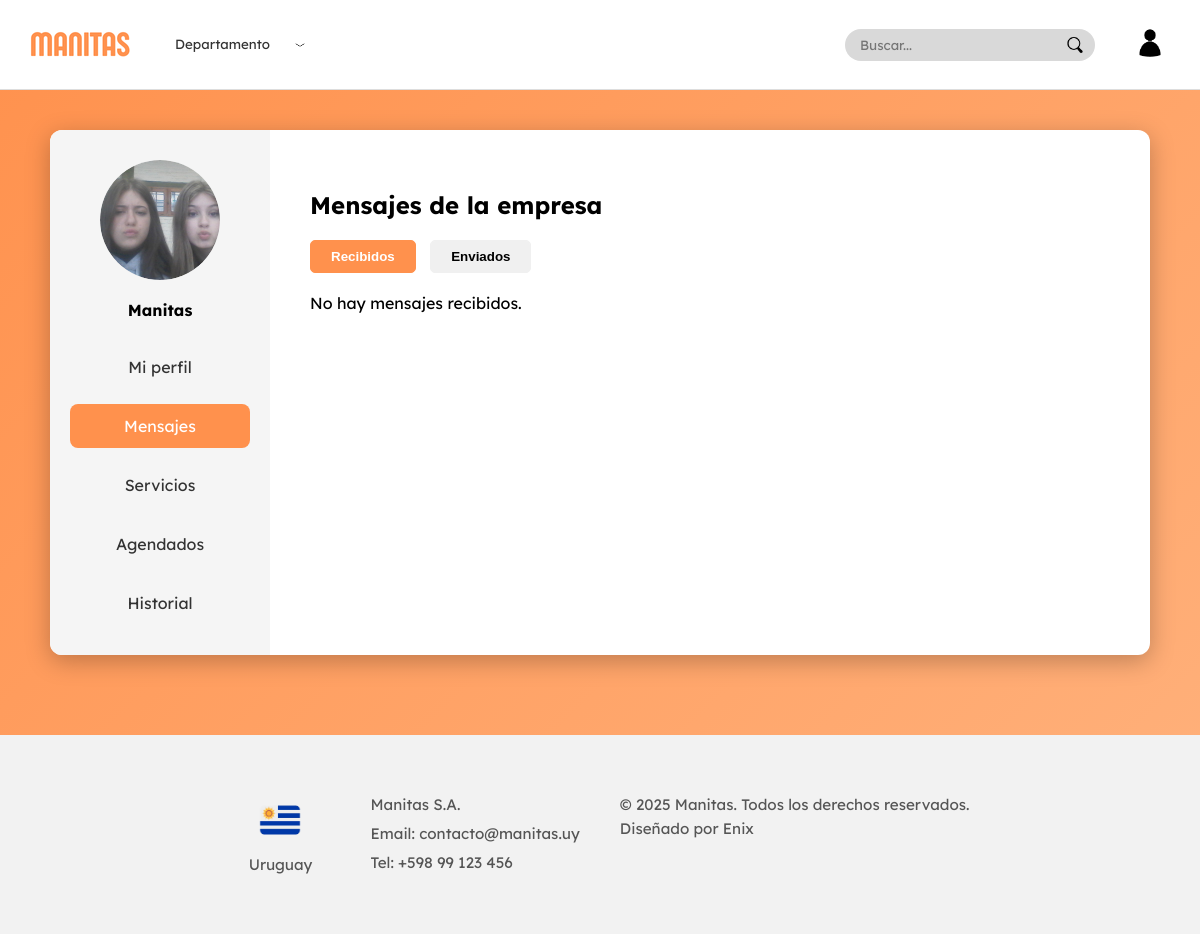
The page /apps/VIstas/paginas/empresa/perfil_empresa.php?seccion=mensajes (signed in) on the database its author committed.
### tables this page shows
CREATE TABLE `empresa` (
  `IdUsuario` int NOT NULL,
  `NombreEmpresa` varchar(100) NOT NULL,
  `Calle` varchar(100) NOT NULL,
  `Numero` varchar(10) NOT NULL,
  `imagen` varchar(255) DEFAULT NULL,
  PRIMARY KEY (`IdUsuario`),
  CONSTRAINT `fk_empresa_usuario` FOREIGN KEY (`IdUsuario`) REFERENCES `usuario` (`IdUsuario`) ON DELETE CASCADE
);

### apps/Modelos/Empresa.php (called while the page is built, shortened)
<?php
require_once('Usuario.php');
class Empresa extends Usuario
{
    private $nombreEmpresa;
    private $calle;
    private $numero;
    private $imagen;
    public function __construct($idUsuario, $email, $contrasena, $telefono, $nombreEmpresa, $calle, $numero, $imagen = null)
    {
        $this->nombreEmpresa = $nombreEmpresa;
        $this->calle = $calle;
        $this->numero = $numero;
        $this->imagen = $imagen;
    }
    public function getNombreEmpresa()
    {
        return $this->nombreEmpresa;
    }
    public function getCalle()
    {
        return $this->calle;
    }
    public function getNumero()
    {
        return $this->numero;
    }
    public function getImagen()
    {
        return $this->imagen;
    }
    public static function obtenerPorId($conn, $idUsuario)
    {
        $stmt = $conn->prepare("
      SELECT u.IdUsuario, u.Email, u.Contraseña,
       e.NombreEmpresa, e.Calle, e.Numero, e.Imagen
FROM empresa e
JOIN usuario u ON e.IdUsuario = u.IdUsuario
WHERE e.IdUsuario = ?
    ");
        $stmt->bind_param("i", $idUsuario);
        $stmt->execute();
        $res = $stmt->get_result();
        $datos = $res->fetch_assoc();
        if ($datos) {
            return new Empresa(
                $datos['IdUsuario'],
                $datos['Email'],
                $datos['Contraseña'],
                null,
                $datos['NombreEmpresa'],
                $datos['Calle'],
                $datos['Numero'],
                $datos['Imagen']
            );
        }
        return null;
    }
}

### apps/Controlador/empresa/PerfilEmpresaControlador.php (called while the page is built, shortened)
<?php
require_once($_SERVER['DOCUMENT_ROOT'].'/Proyecto/apps/Modelos/conexion.php');
require_once($_SERVER['DOCUMENT_ROOT'].'/Proyecto/apps/Modelos/Empresa.php');
require_once($_SERVER['DOCUMENT_ROOT'].'/Proyecto/apps/Modelos/Comunica.php');
$idUsuario = $_SESSION['idUsuario'];
$empresa = Empresa::obtenerPorId($conn, $idUsuario);
$datos = [
    "Email" => $empresa->getEmail(),
    "NombreEmpresa" => $empresa->getNombreEmpresa(),
    "Calle" => $empresa->getCalle(),
    "Numero" => $empresa->getNumero(),
    "Imagen" => $empresa->getImagen()
];
?>

### apps/Modelos/Usuario.php (called while the page is built, shortened)
<?php
class Usuario
{
    private $email;
    public function __construct($idUsuario, $email, $contrasena)
    {
        $this->email = $email;
    }
    public function getEmail()
    {
        return $this->email;
    }
}

### apps/VIstas/paginas/empresa/perfil_empresa.php (the view, shortened to what this page needs)
<?php
require_once($_SERVER['DOCUMENT_ROOT'] . '/Proyecto/apps/controlador/empresa/PerfilEmpresaControlador.php');
$seccion = $_GET['seccion'] ?? 'perfil';
?>
<!DOCTYPE html>
<html lang="es">
<head>
    <link rel="stylesheet" href="/Proyecto/public/css/fonts.css">
    <link rel="stylesheet" href="/Proyecto/public/css/layout/navbar.css">
    <link rel="stylesheet" href="/Proyecto/public/css/layout/footer.css">
    <link rel="stylesheet" href="/Proyecto/public/css/paginas/empresa/perfil_empresa.css">
    <link rel="stylesheet" href="/Proyecto/public/css/paginas/empresa/perfilsecciones/agendados.css">
    <link rel="stylesheet" href="/Proyecto/public/css/paginas/empresa/perfilsecciones/historial.css">
</head>
<body>
    <?php include $_SERVER['DOCUMENT_ROOT'] . '/Proyecto/apps/vistas/layout/navbar.php'; ?>
    <div class="perfil-container">
        <div class="perfil-box">
            <div class="perfil-opciones">
                <div class="foto-circulo">
                    <?php if (!empty($datos['Imagen'])): ?>
                        <img src="/Proyecto/public/imagen/empresas/<?php echo htmlspecialchars($datos['Imagen']); ?>" class="foto-perfil" alt="Foto Empresa">
                    <?php else: ?>
                        +
                    <?php endif; ?>
                </div>
                <div class="nombre-usuario" id="nombreColumna">
                    <?php echo htmlspecialchars($datos['NombreEmpresa']); ?>
                </div>
                <div class="opciones-lista">
                    <a href="?seccion=perfil" data-seccion="perfil" class="opcion <?php echo $seccion == 'perfil' ? 'activa' : ''; ?>">Mi perfil</a>
                <a href="?seccion=mensajes" data-seccion="mensajes" class="opcion <?php echo $seccion == 'mensajes' ? 'activa' : ''; ?>">
                Mensajes
            </a>
                    <a href="?seccion=servicios" data-seccion="servicios" class="opcion <?php echo $seccion == 'servicios' ? 'activa' : ''; ?>">Servicios</a>
                <a href="?seccion=agendados" data-seccion="agendados" class="opcion  <?php echo $seccion == 'agendados' ? 'activa' : ''; ?>">
                Agendados
            </a>
                    <a href="?seccion=historial" data-seccion="historial" class="opcion <?php echo $seccion == 'historial' ? 'activa' : ''; ?>">Historial</a>
                </div>
            </div>
            <div class="perfil-info" id="contenido-seccion">
                <?php
                switch ($seccion) {
                    case 'mensajes':
                        include $_SERVER['DOCUMENT_ROOT'] . '/Proyecto/apps/vistas/paginas/empresa/perfilsecciones/mensajes.php';
                        break;
                }
                ?>
            </div>
        </div>
    </div>
    <?php include $_SERVER['DOCUMENT_ROOT'] . '/Proyecto/apps/vistas/layout/footer.php'; ?>
</body>
</html>

### public/css/layout/navbar.css (style rules this page uses)
body { margin: 0; font-family: 'Lexend', sans-serif; }

### public/css/paginas/empresa/perfil_empresa.css (style rules this page uses)
body { font-family: "Lexend", sans-serif; margin: 0; padding: 0; background-color: #ff914d; }
.perfil-container { display: flex; justify-content: center; align-items: flex-start; padding: 40px 20px 80px 20px; }
.perfil-box { background-color: #fff; width: 95%; max-width: 1100px; display: flex; border-radius: 12px; overflow: hidden; box-shadow: 0 6px 25px rgba(0, 0, 0, 0.25); position: relative; box-sizing: border-box; }
.perfil-opciones { background-color: #f5f5f5; width: 220px; padding: 30px 20px; display: flex; flex-direction: column; align-items: center; box-sizing: border-box; }
.foto-circulo { width: 120px; height: 120px; border-radius: 50%; background-color: #ddd; display: flex; justify-content: center; align-items: center; font-size: 36px; color: #555; cursor: pointer; margin-bottom: 20px; border: none; overflow: hidden; position: relative; }
.foto-circulo img.foto-perfil { width: 100%; height: 100%; object-fit: cover; border-radius: 50%; background-color: #fff; }
.nombre-usuario { font-weight: 600; margin-bottom: 25px; text-align: center; word-break: break-word; }
.opciones-lista { display: flex; flex-direction: column; gap: 15px; width: 100%; }
.opcion { display: block; padding: 12px 15px; border-radius: 8px; text-align: center; cursor: pointer; transition: background 0.2s; text-decoration: none; color: #333; position: relative; }
.opcion.activa { background-color: #ff914d; color: #fff; }
.perfil-info { flex: 1; padding: 40px; position: relative; box-sizing: border-box; }

### public/css/paginas/empresa/PerfilSecciones/agendados.css (style rules this page uses)
body, html { margin: 0; padding: 0; font-family: 'Lexend', sans-serif; background: linear-gradient(135deg, #ff914d, #ffb27d); }

### public/css/paginas/empresa/PerfilSecciones/historial.css (style rules this page uses)
body, html { margin: 0; padding: 0; font-family: 'Lexend', sans-serif; background: linear-gradient(135deg, #ff914d, #ffb27d); }

### rows shown on the page
empresa: imagen (picture), NombreEmpresa "Manitas"
